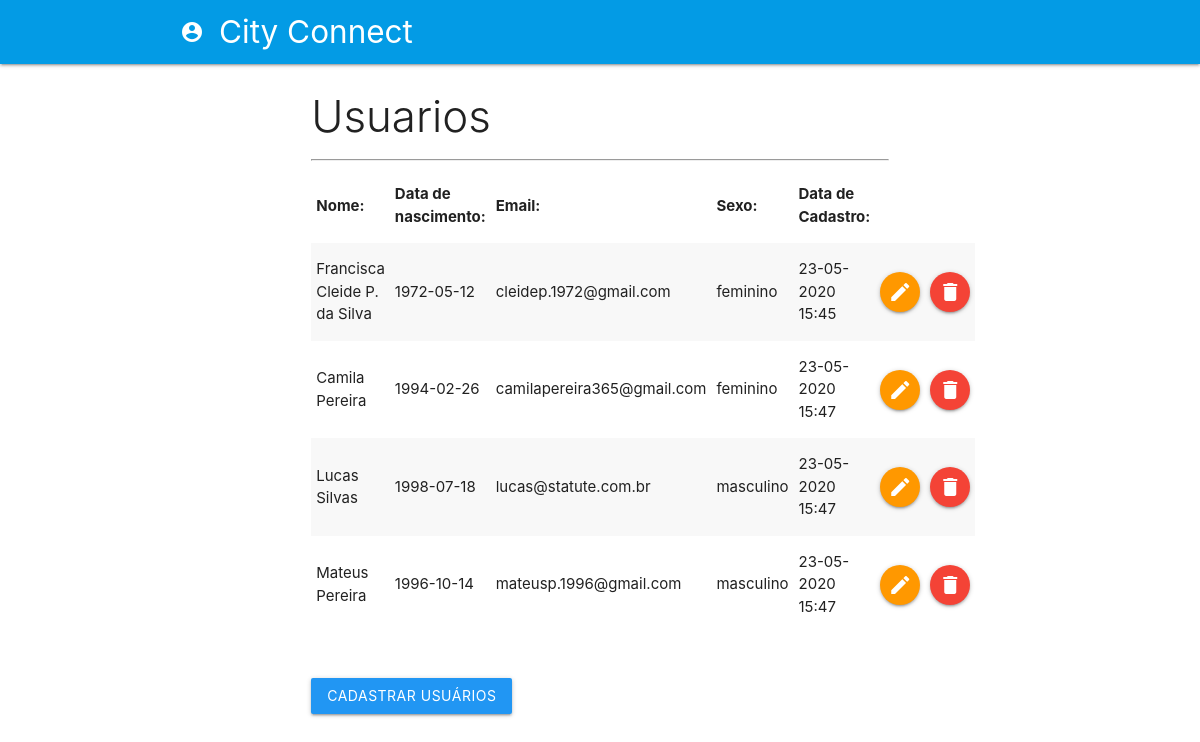
The page / on the database its author committed.
### tables this page shows
CREATE TABLE IF NOT EXISTS `usuario` (
  `id` int(11) NOT NULL AUTO_INCREMENT,
  `nome` varchar(255) NOT NULL,
  `nascimento` varchar(10) NOT NULL,
  `email` varchar(255) NOT NULL,
  `sexo` varchar(255) NOT NULL,
  `data` varchar(255) NOT NULL,
  PRIMARY KEY (`id`)
);

### index.php (the view, shortened to what this page needs)
<?php
include_once 'php_action/db_connect.php';
include_once 'includes/header.php';
?>
<div class="row">
  <div class="col s12 m6 push-m3">
    <h3 class="light">Usuarios</h3>
    <hr>
    <table class="striped">
      <thead>
        <tr>
          <th>Nome:</th>
          <th>Data de nascimento:</th>
          <th>Email:</th>
          <th>Sexo:</th>
          <th>Data de Cadastro:</th>
        </tr>
      </thead>
      <tbody>
        <?php
        $sql = "SELECT * FROM usuario";
        $resultado = mysqli_query($connect, $sql);
        if(mysqli_num_rows($resultado) > 0):
        while($dados = mysqli_fetch_array($resultado)):
        ?>
        <tr>
          <td><?php echo $dados['nome']; ?></td>
          <td><?php echo $dados['nascimento']; ?></td>
          <td><?php echo $dados['email']; ?></td>
          <td><?php echo $dados['sexo']; ?></td>
          <td><?php echo $dados['data']; ?></td>
          <td><a href="editar.php?id=<?php echo $dados['id']; ?>" class="btn-floating orange waves-effect"><i class="material-icons">edit</i></a></td>
          <td><a href="#modal<?php echo $dados['id']; ?>" class="btn-floating red waves-effect modal-trigger"><i class="material-icons">delete</i></a></td>
        </tr>
        <?php
        endwhile;
        endif;
        ?>
      </tbody>
    </table>
    <br><br>
    <a href="adicionar.php" class="btn blue waves-effect">Cadastrar usuários</a>
  </div>
</div>
<?php
include_once 'includes/footer.php';
?>

### includes/header.php (shortened to what this page needs)
  <!DOCTYPE html>
  <html>
    <head>
      <link rel="stylesheet" href="https://cdnjs.cloudflare.com/ajax/libs/materialize/1.0.0/css/materialize.min.css">
    </head>
<body>
<HEADER>
  <nav class="#039be5 light-blue darken-1">
        <div class="container">
          <div class="nav-wrapper">
            <a href="#!" class="brand-logo" id="logo"><i class="material-icons left">account_circle</i>City Connect</a>
  </nav>
</HEADER>

### includes/footer.php (shortened to what this page needs)
  </body>
</html>

### rows shown on the page
usuario: nome "Francisca Cleide P. da Silva", nascimento "1972-05-12", email "cleidep.1972@gmail.com", sexo "feminino", data "23-05-2020 15:45"
usuario: nome "Camila Pereira", nascimento "1994-02-26", email "camilapereira365@gmail.com", sexo "feminino", data "23-05-2020 15:47"
usuario: nome "Lucas Silvas", nascimento "1998-07-18", email "lucas@statute.com.br", sexo "masculino", data "23-05-2020 15:47"
usuario: nome "Mateus Pereira", nascimento "1996-10-14", email "mateusp.1996@gmail.com", sexo "masculino", data "23-05-2020 15:47"
